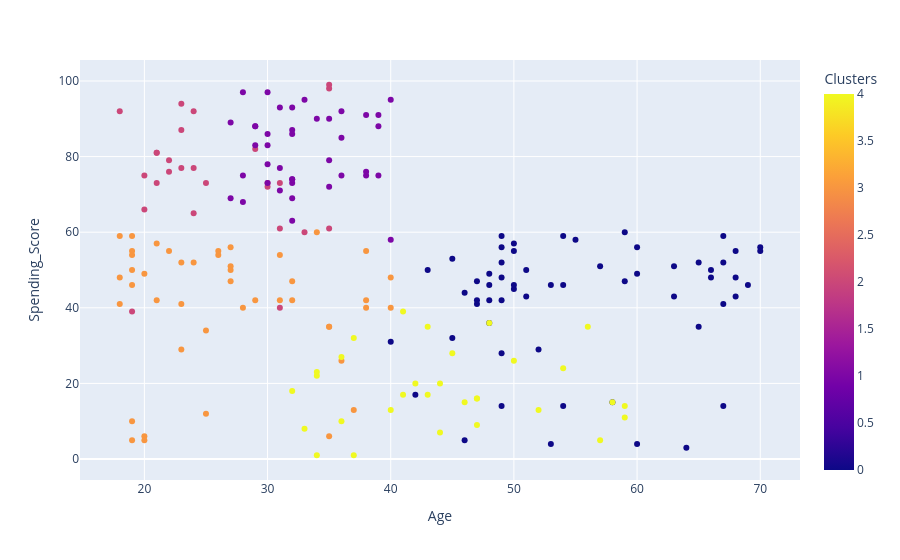

Notebook code cell kept with this figure:
### Code cell
px.scatter(cust, "Age", "Spending_Score", color = "Clusters")

### Figure 1 — Plotly figure (JSON) as saved in the notebook; plotly's stock layout.template omitted (floating-point values rounded to 4 significant figures; data arrays with more than 128 entries replaced by an {"elided": "..."} marker saying what was removed)
{"data": [{"hovertemplate": "Age=%{x}<br>Spending_Score=%{y}<br>Clusters=%{marker.color}<extra></extra>", "legendgroup": "", "marker": {"color": {"elided": "200 int values"}, "coloraxis": "coloraxis", "symbol": "circle"}, "mode": "markers", "name": "", "orientation": "v", "showlegend": false, "type": "scatter", "x": {"elided": "200 int values"}, "xaxis": "x", "y": {"elided": "200 int values"}, "yaxis": "y"}], "layout": {"coloraxis": {"colorbar": {"title": {"text": "Clusters"}}, "colorscale": [[0, "#0d0887"], [0.1111, "#46039f"], [0.2222, "#7201a8"], [0.3333, "#9c179e"], [0.4444, "#bd3786"], [0.5556, "#d8576b"], [0.6667, "#ed7953"], [0.7778, "#fb9f3a"], [0.8889, "#fdca26"], [1, "#f0f921"]]}, "legend": {"tracegroupgap": 0}, "margin": {"t": 60}, "xaxis": {"anchor": "y", "domain": [0, 1], "title": {"text": "Age"}}, "yaxis": {"anchor": "x", "domain": [0, 1], "title": {"text": "Spending_Score"}}}}
